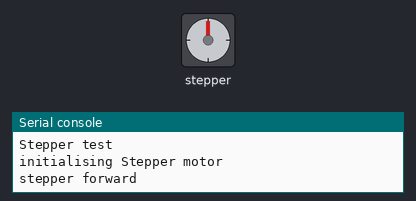
The program below on a simulated Raspberry Pi Pico running CircuitPython. Shown: stepper motor, the last lines printed to the serial console. The stepper is drawn at 200 steps a turn. At 30.7 s the program ends and the board releases its pins; the recording ends there.

Above: at 0.05 s.
At 0.4 s:
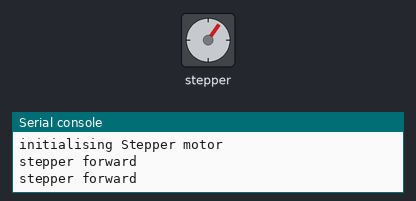
At 0.75 s:
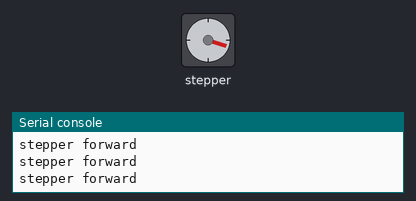
At 1.5 s:
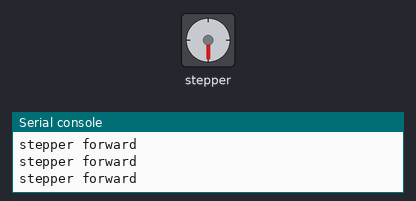
Timing chart, 0 to 3.5 s (numbered marks = the images above):
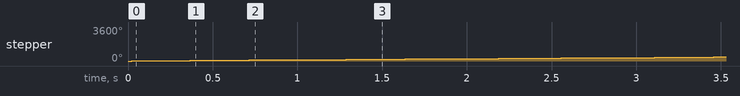

The program:

test.py
```python
import time
import board
from digitalio import DigitalInOut, Direction, Pull
from adafruit_motor import stepper

print("Stepper test")

DELAY = 0.005  # fastest is ~ 0.004, 0.01 is still very smooth, gets steppy after that
STEPS = 20 # (360/18) = 20 * 100 steps per rev

def init_stepper_motor():
    print("initialising Stepper motor")
    # It has a 1/64 reduction gear set and therefore moves in precise 512 steps per revolution
    # Stepper motor setup
    coils = (
        DigitalInOut(board.GP22),  # A1
        DigitalInOut(board.GP26),  # A2
        DigitalInOut(board.GP27),  # B1
        DigitalInOut(board.GP28),  # B2
    )
    for coil in coils:
        coil.direction = Direction.OUTPUT

    stepper_motor = stepper.StepperMotor(
        coils[0], coils[1], coils[2], coils[3], microsteps=None
    )
    return stepper_motor

def stepper_fwd(stepper_motor):
    print("stepper forward")
    for _ in range(STEPS):
        stepper_motor.onestep(direction=stepper.FORWARD)
        time.sleep(DELAY)
    stepper_motor.release()

stepper1 = init_stepper_motor()

for n in range(100):
    stepper_fwd(stepper1)
    time.sleep(0.2)
```

Measured:
- by itself, stepper: keeps turning clockwise at about 118°/s
